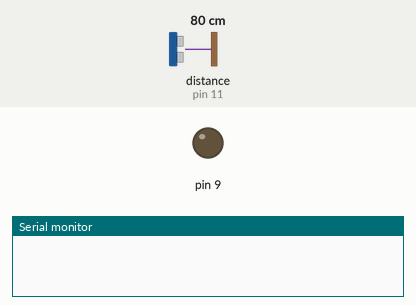
Recording of a sketch running on a simulated Arduino Uno, built with avr-gcc and run on an emulated ATmega328P. Shown: output pins drawn as LEDs (lit = HIGH), the last lines printed to the serial monitor. Wiring (inferred from the names in the program): ultrasonic range finder: trigger pin 12; echo pin 11. The inputs (shaded band) are chosen by the test bench; at power-on: distance to the obstacle (sensor on pin 11) 80 cm. The echo pulse lasts 58.3 µs per cm; pins used as bus, display or sensor lines are not drawn.

Above: at 0.0 s.
At 1.4 s:
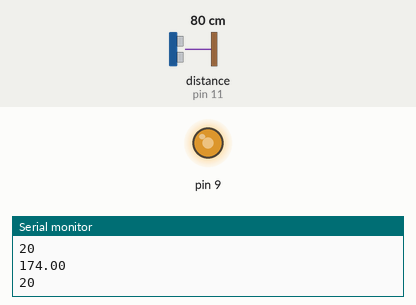
1.5 s: distance to the obstacle (sensor on pin 11) set to 2 cm
Timing chart, 0 to 4.5 s (numbered marks = the images above; inputs shaded):
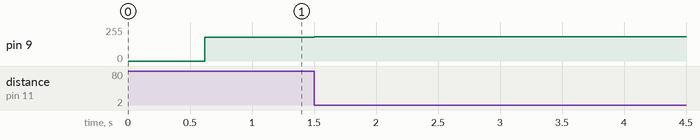

The sketch:

pid-control.ino
```cpp
int ref = 20;                             // distancia de referencia
long longitud = 63;                       // longitud del tubo

double U = 0;                               // Esfuerzo de control
double kp = 3.21;                           // Constante Proporcional
double ki = 0.64;                          // Constante Integrativa ki = 0.64
double kd = 0.4;                             // Constante Derivativa kd = 0.4
double tm = 0.025;                          // tiempo de muestreo

long distanciaAnterior = 0;
volatile unsigned long tiempoAnterior;
double errorAnterior = 0;

int trigPin = 12;                         // Pin disparador. Se puede usar otro pin digital
int echoPin = 11;                         // Pin eco. Se puede usar otro pin digital
long distancia = 20;                           // Distancia del sensor
long duracion;                            // tiempo medido del sensor

long dT;                                  // Diferencia de medidas de tiempo
int error = 0;                            // Error lineal
double errorI = 0;                        // Error integrativo
double errorD = 0;                        // Error derivativo

bool bandera = 1;
int contador = 0;


void setup() {
  Serial.begin(9600);
  pinMode(trigPin, OUTPUT);                 // Establece pin como salida
  pinMode(echoPin, INPUT);                  // Establece pin como entrada
  digitalWrite(trigPin, LOW);               // Pone el pin a un estado logico
  tiempoAnterior=0;
}


void loop() {
  //Secuencia de inicio
  while(bandera == 1){
    U = U + 3;
    if (U >= 175) {
      while(contador < 300){
        analogWrite(9,U);
        delay(5);
        digitalWrite(trigPin, HIGH);
        delayMicroseconds(10);
        digitalWrite(trigPin, LOW);
        duracion = pulseIn(echoPin, HIGH );
        distancia = duracion/58;

        //Limitacion de rango de lectura de distancia
        if (distancia > 63){
          distancia = 63;
          }

        if (distancia < 4){
          distancia = 4;
          }

        distancia = longitud - distancia;       //Cambio de referencia al fondo del tubo

        if(distancia > ref){
          bandera = 0;
          distanciaAnterior = distancia;
          break;
          }
        contador += 1;
        }
      contador = 0;
      }
    Serial.println(U);
    Serial.println(distancia);
    }
  //Fin de secuencia de inicio

  unsigned long tiempoActual;
  tiempoActual = millis();

  dT = (double)(tiempoActual - tiempoAnterior);

  if(dT >= tm*1000){
    digitalWrite(trigPin, HIGH);
    delayMicroseconds(10);
    digitalWrite(trigPin, LOW);
    duracion = pulseIn(echoPin, HIGH );
    distancia = duracion/58;
    distancia = longitud - distancia;             //Cambio de referencia al fondo del tubo

    //Control de diferencia de lectura irregular
    if (abs(distancia - distanciaAnterior) > 10){
      distancia = distanciaAnterior;
      }
    if (distancia > 63){
      distancia = 63;
      }

    if (distancia < 4){
      distancia = 4;
      }

    error = ref - distancia;
    errorD = error - errorAnterior;
    errorI += (ki*error)*tm;

    U = kp*error + (kd*errorD)/tm + errorI;

    tiempoAnterior = tiempoActual;
    errorAnterior = error;
    distanciaAnterior = distancia;

    //Limitacion de esfuerzo de control
    if (U > 190){
      U = 190;
      }

    if (U < 183){
      U = 183;
      }

  Serial.println(distancia);
  analogWrite(9,floor(U));
  delay(2);
  }
}
```
